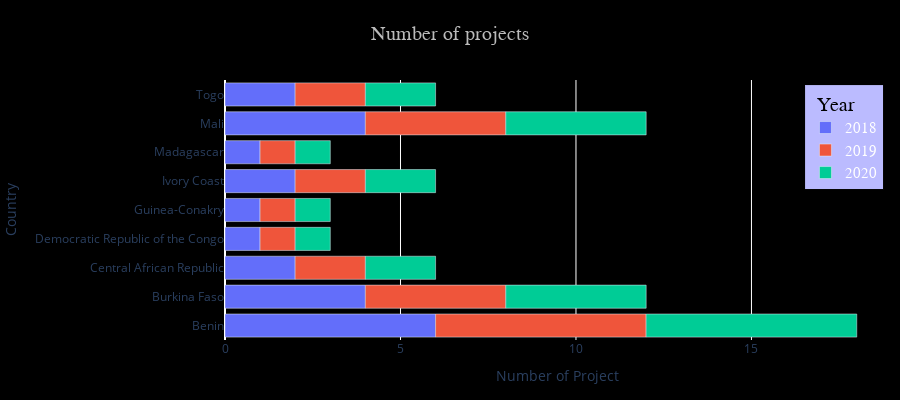

The code cell stored with this chart in its notebook:
### Code cell
df_con_bud = df.groupby(['Country', 'Year']).agg({'Voted Year project budget €':'sum', 'Project title':'count'}).reset_index()
df_con_bud.Year = df_con_bud.Year.astype('str')
fig = px.bar(df_con_bud, x='Project title', y="Country", orientation='h',
             color='Year',
             hover_data={'Year': False, 'Project title': False, 'Country': False, 'Voted Year project budget €': True},
             hover_name='Project title',
             height=400,
             title='Direct beneficiaries from project')

fig.update_xaxes(title='Number of Project', type='linear')
fig.update_yaxes(title='Country')
fig.update_layout(
    title = dict(
        text = "Number of projects",
        font = dict(
            family = "PT Sans Narrow",
            size = 20,
            color = '#bbb'),
        x = 0.5
    ),
    legend = dict(
        bgcolor = "#bbf",
        borderwidth = 0.1,
        font = dict(
            family = "PT Sans Narrow",
            size = 15,
            color = '#fff'),
        tracegroupgap = 0,
        xanchor = 'right',
        x = 0.99,
        y = 0.98,
        title = dict(
        text = "  Year",
        font = dict(
            family = "PT Sans Narrow",
            size = 20,
            color = '#000'),
        side = 'top'
    ),
        
        
        
    ),
    margin={'l': 60, 'b': 60, 't': 80, 'r': 10},
    margin_autoexpand = True,
    autosize = True,
#     width = 00,
#     height = 600,
    hovermode='closest',
    paper_bgcolor = 'rgb(0,0,0, 1)',
    plot_bgcolor = 'rgb(0,0,0, 1)',
#     separators = ".", this will be using in 100,000,00 part
    modebar = dict(
        orientation ='h',
        bgcolor = '#0f0',        
    ),
    hoverlabel = dict(
        bgcolor = '#0f0', 
        bordercolor = '#ff0'
    ),
    transition = dict(
        duration= 500,
        easing= 'cubic-in-out',
        ordering = "layout first"
    ),
    grid = dict(
        rows = 2
    ),
#     uniformtext = dict(
#         mode= 'show'
#     )

    )
# fig.update_layout(barmode='stack')

fig.show()

### Figure 1 — Plotly figure (JSON) as saved in the notebook; plotly's stock layout.template omitted (floating-point values rounded to 4 significant figures)
{"data": [{"alignmentgroup": "True", "customdata": [["2018", 6, "Benin", 695921], ["2018", 4, "Burkina Faso", 592227], ["2018", 2, "Central African Republic", 300000], ["2018", 1, "Democratic Republic of the Congo", 139332], ["2018", 1, "Guinea-Conakry", 39300], ["2018", 2, "Ivory Coast", 80428], ["2018", 1, "Madagascar", 49500], ["2018", 4, "Mali", 750042], ["2018", 2, "Togo", 251271]], "hovertemplate": "<b>%{hovertext}</b><br><br>Voted Year project budget €=%{customdata[3]}<extra></extra>", "hovertext": [6, 4, 2, 1, 1, 2, 1, 4, 2], "legendgroup": "2018", "marker": {"color": "#636efa"}, "name": "2018", "offsetgroup": "2018", "orientation": "h", "showlegend": true, "textposition": "auto", "type": "bar", "x": [6, 4, 2, 1, 1, 2, 1, 4, 2], "xaxis": "x", "y": ["Benin", "Burkina Faso", "Central African Republic", "Democratic Republic of the Congo", "Guinea-Conakry", "Ivory Coast", "Madagascar", "Mali", "Togo"], "yaxis": "y"}, {"alignmentgroup": "True", "customdata": [["2019", 6, "Benin", 571983], ["2019", 4, "Burkina Faso", 545297], ["2019", 2, "Central African Republic", 408835], ["2019", 1, "Democratic Republic of the Congo", 150000], ["2019", 1, "Guinea-Conakry", 40000], ["2019", 2, "Ivory Coast", 90000], ["2019", 1, "Madagascar", 20000], ["2019", 4, "Mali", 817096], ["2019", 2, "Togo", 372854]], "hovertemplate": "<b>%{hovertext}</b><br><br>Voted Year project budget €=%{customdata[3]}<extra></extra>", "hovertext": [6, 4, 2, 1, 1, 2, 1, 4, 2], "legendgroup": "2019", "marker": {"color": "#EF553B"}, "name": "2019", "offsetgroup": "2019", "orientation": "h", "showlegend": true, "textposition": "auto", "type": "bar", "x": [6, 4, 2, 1, 1, 2, 1, 4, 2], "xaxis": "x", "y": ["Benin", "Burkina Faso", "Central African Republic", "Democratic Republic of the Congo", "Guinea-Conakry", "Ivory Coast", "Madagascar", "Mali", "Togo"], "yaxis": "y"}, {"alignmentgroup": "True", "customdata": [["2020", 6, "Benin", 705444], ["2020", 4, "Burkina Faso", 541122], ["2020", 2, "Central African Republic", 419000], ["2020", 1, "Democratic Republic of the Congo", 205000], ["2020", 1, "Guinea-Conakry", 40000], ["2020", 2, "Ivory Coast", 120223], ["2020", 1, "Madagascar", 20000], ["2020", 4, "Mali", 682660], ["2020", 2, "Togo", 679898]], "hovertemplate": "<b>%{hovertext}</b><br><br>Voted Year project budget €=%{customdata[3]}<extra></extra>", "hovertext": [6, 4, 2, 1, 1, 2, 1, 4, 2], "legendgroup": "2020", "marker": {"color": "#00cc96"}, "name": "2020", "offsetgroup": "2020", "orientation": "h", "showlegend": true, "textposition": "auto", "type": "bar", "x": [6, 4, 2, 1, 1, 2, 1, 4, 2], "xaxis": "x", "y": ["Benin", "Burkina Faso", "Central African Republic", "Democratic Republic of the Congo", "Guinea-Conakry", "Ivory Coast", "Madagascar", "Mali", "Togo"], "yaxis": "y"}], "layout": {"autosize": true, "barmode": "relative", "height": 400, "hoverlabel": {"bgcolor": "#0f0", "bordercolor": "#ff0"}, "hovermode": "closest", "legend": {"bgcolor": "#bbf", "borderwidth": 0.1, "font": {"color": "#fff", "family": "PT Sans Narrow", "size": 15}, "title": {"font": {"color": "#000", "family": "PT Sans Narrow", "size": 20}, "side": "top", "text": "  Year"}, "tracegroupgap": 0, "x": 0.99, "xanchor": "right", "y": 0.98}, "margin": {"autoexpand": true, "b": 60, "l": 60, "r": 10, "t": 80}, "modebar": {"bgcolor": "#0f0", "orientation": "h"}, "paper_bgcolor": "rgb(0,0,0, 1)", "plot_bgcolor": "rgb(0,0,0, 1)", "title": {"font": {"color": "#bbb", "family": "PT Sans Narrow", "size": 20}, "text": "Number of projects", "x": 0.5}, "transition": {"duration": 500, "easing": "cubic-in-out", "ordering": "layout first"}, "xaxis": {"anchor": "y", "domain": [0, 1], "title": {"text": "Number of Project"}, "type": "linear"}, "yaxis": {"anchor": "x", "domain": [0, 1], "title": {"text": "Country"}}}}
